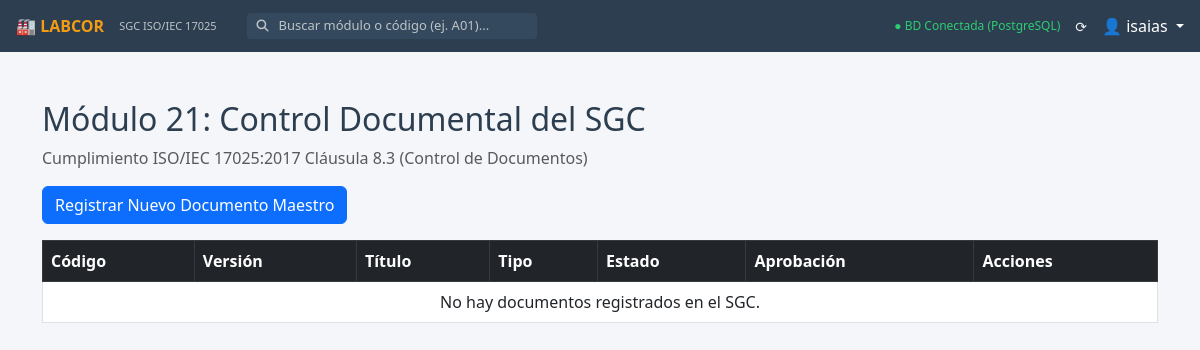
/control-documental/ (signed in), run on an earlier commit of the app's database.
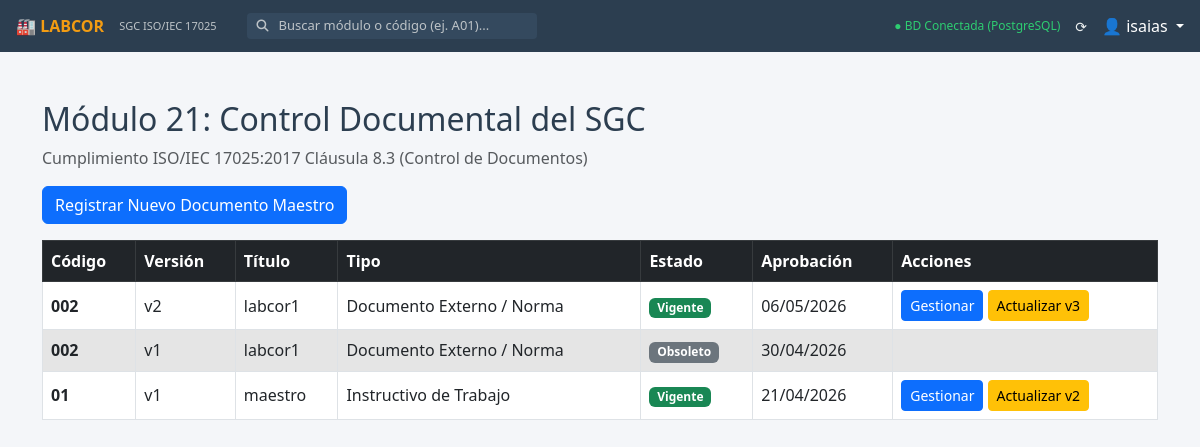
And on a later commit of the database.
### h_m21_control_documental/models.py (models this page shows, shortened)
class DocumentoSGC(models.Model):
    TIPO_CHOICES = [
        ('MANUAL', 'Manual'),
        ('PROCEDIMIENTO', 'Procedimiento'),
        ('INSTRUCTIVO', 'Instructivo de Trabajo'),
        ('FORMATO', 'Formato / Registro'),
        ('POLITICA', 'Política'),
        ('EXTERNO', 'Documento Externo / Norma'),
    ]
    ESTADO_CHOICES = [
        ('BORRADOR', 'Borrador / En Desarrollo'),
        ('REVISION', 'En Revisión'),
        ('APROBADO', 'Aprobado (Pendiente Publicación)'),
        ('VIGENTE', 'Vigente / Publicado'),
        ('OBSOLETO', 'Obsoleto / Retirado'),
    ]
    codigo = models.CharField(max_length=50, verbose_name="Código del Documento")
    titulo = models.CharField(max_length=200, verbose_name="Título del Documento")
    tipo = models.CharField(max_length=30, choices=TIPO_CHOICES, default='PROCEDIMIENTO')
    version = models.IntegerField(default=1, verbose_name="Versión Actual")
    descripcion_cambios = models.TextField(blank=True,
                                           verbose_name="Descripción de Cambios (Justificación de la nueva versión)")
    enlace_archivo = models.URLField(max_length=500, blank=True, verbose_name="Enlace al Archivo (Local o SharePoint)")
    estado = models.CharField(max_length=20, choices=ESTADO_CHOICES, default='BORRADOR')
    elaborado_por = models.ForeignKey(User, on_delete=models.SET_NULL, null=True, related_name='docs_elaborados')
    revisado_por = models.ForeignKey(User, on_delete=models.SET_NULL, null=True, blank=True,
                                     related_name='docs_revisados')
    aprobado_por = models.ForeignKey(User, on_delete=models.SET_NULL, null=True, blank=True,
                                     related_name='docs_aprobados')
    fecha_creacion = models.DateTimeField(auto_now_add=True)
    fecha_aprobacion = models.DateField(null=True, blank=True, verbose_name="Fecha de Aprobación")
    fecha_proxima_revision = models.DateField(null=True, blank=True,
                                              verbose_name="Fecha de Próxima Revisión Programada")
    class Meta:
        verbose_name = "Documento del SGC"
        verbose_name_plural = "Control Documental del SGC"
        unique_together = ('codigo', 'version')

### h_m21_control_documental/views.py (the view)
# urls.py: path('', views.dashboard, name='a00_dashboard'),
@login_required
def dashboard(request):
    documentos = DocumentoSGC.objects.all().order_by('codigo', '-version')
    return render(request, 'h_m21_control_documental/dashboard.html', {'documentos': documentos})

### h_m21_control_documental/templates/h_m21_control_documental/dashboard.html (shortened to what this page needs)
{% extends 'base.html' %}
{% block content %}
<div class="container mt-4">
    <h2>Módulo 21: Control Documental del SGC</h2>
    <p class="text-muted">Cumplimiento ISO/IEC 17025:2017 Cláusula 8.3 (Control de Documentos)</p>
    <a href="{% url 'm21_nuevo' %}" class="btn btn-primary mb-3">Registrar Nuevo Documento Maestro</a>
    <table class="table table-bordered table-hover align-middle">
        <thead class="table-dark">
            <tr>
                <th>Código</th>
                <th>Versión</th>
                <th>Título</th>
                <th>Tipo</th>
                <th>Estado</th>
                <th>Aprobación</th>
                <th>Acciones</th>
            </tr>
        </thead>
        <tbody>
            {% for doc in documentos %}
            <tr class="{% if doc.estado == 'OBSOLETO' %}table-active text-muted{% endif %}">
                <td><strong>{{ doc.codigo }}</strong></td>
                <td>v{{ doc.version }}</td>
                <td>
                    {% if doc.enlace_archivo %}
                        <a href="{{ doc.enlace_archivo }}" target="_blank" class="text-decoration-none fw-bold">{{ doc.titulo }}</a>
                    {% else %}
                        {{ doc.titulo }}
                    {% endif %}
                </td>
                <td>{{ doc.get_tipo_display }}</td>
                <td>
                    {% if doc.estado == 'VIGENTE' %}<span class="badge bg-success">Vigente</span>
                    {% elif doc.estado == 'OBSOLETO' %}<span class="badge bg-secondary">Obsoleto</span>
                    {% elif doc.estado == 'APROBADO' %}<span class="badge bg-info text-dark">Aprobado</span>
                    {% else %}<span class="badge bg-warning text-dark">{{ doc.get_estado_display }}</span>{% endif %}
                </td>
                <td>{{ doc.fecha_aprobacion|date:"d/m/Y"|default:"Pendiente" }}</td>
                <td>
                    {% if doc.estado != 'OBSOLETO' %}
                        <a href="{% url 'm21_editar' doc.pk %}" class="btn btn-sm btn-primary">Gestionar</a>
                    {% endif %}
                    {% if doc.estado == 'VIGENTE' %}
                        <a href="{% url 'm21_nueva_version' doc.pk %}" class="btn btn-sm btn-warning" onclick="return confirm('¿Seguro que deseas iniciar una nueva versión? Esto dejará la actual como OBSOLETA.');">Actualizar v{{ doc.version|add:"1" }}</a>
                    {% endif %}
                </td>
            </tr>
            {% empty %}
            <tr><td colspan="7" class="text-center">No hay documentos registrados en el SGC.</td></tr>
            {% endfor %}
        </tbody>
    </table>
</div>
{% endblock %}

### templates/base.html (shortened to what this page needs)
{% load static %}
<!DOCTYPE html>
<html lang="es">
<head>
    <link href="https://cdn.jsdelivr.net/npm/bootstrap@5.3.0/dist/css/bootstrap.min.css" rel="stylesheet">
    <link rel="stylesheet" href="https://cdnjs.cloudflare.com/ajax/libs/font-awesome/6.4.0/css/all.min.css">
</head>
<body>
    <div class="topbar">
        <a href="{% url 'inicio' %}" class="topbar-brand">🏭 LABCOR</a>
        <span class="topbar-subtitle">SGC ISO/IEC 17025</span>
        <div class="search-container d-none d-md-flex">
            <i class="fas fa-search" style="color: #bdc3c7; font-size: 12px;"></i>
            <input type="text" id="searchInput" class="search-input" placeholder="Buscar módulo o código (ej. A01)...">
        </div>
        <div class="ms-auto d-flex align-items-center">
            <span style="font-size: 12px; color: #2ecc71; margin-right: 15px;">
                ● BD Conectada (PostgreSQL)
            </span>
            <span style="font-size: 14px; margin-right: 15px; cursor: pointer;">
                ⟳
            </span>
            <div class="dropdown">
                <a href="#" class="text-decoration-none text-white dropdown-toggle" data-bs-toggle="dropdown">
                    👤 {{ user.username|default:"Admin" }}
                </a>
            </div>
        </div>
    </div>
    <main class="main-content">
        {% block content %}
        {% endblock %}
    </main>
</body>
</html>

### templates/base.html (style rules this page uses)
:root { --bg-main: #f4f6f9; --bg-topbar: #2c3e50; --card-bg: #ffffff; --card-border: #dee2e6; --card-hover: #ebf5fb; --text-main: #2c3e50; }
body { background-color: var(--bg-main); color: var(--text-main); font-family: 'Segoe UI', system-ui, sans-serif; overflow-x: hidden; margin: 0; }
.topbar { background-color: var(--bg-topbar); height: 52px; position: fixed; top: 0; width: 100%; z-index: 1050; display: flex; align-items: center; padding: 0 16px; color: #ecf0f1; }
.topbar-brand { font-size: 16px; font-weight: bold; color: #f39c12; margin-right: 15px; text-decoration: none; }
.topbar-subtitle { font-size: 11px; color: #bdc3c7; margin-right: 30px; }
.search-container { display: flex; align-items: center; background-color: #34495e; border-radius: 4px; padding: 2px 10px; }
.search-input { background: transparent; border: none; color: white; outline: none; margin-left: 8px; width: 250px; font-size: 13px; }
.search-input::placeholder { color: #bdc3c7; }
.main-content { margin-left: 0; margin-top: 52px; padding: 24px; min-height: calc(100vh - 52px); }

What changed in the data, as far as the page shows it:
added DocumentoSGC: codigo "002", version "2", titulo "labcor1", tipo "Documento Externo / Norma", estado "Vigente", fecha_aprobacion "06/05/2026", version|add "3"
added DocumentoSGC: codigo "002", version "1", titulo "labcor1", tipo "Documento Externo / Norma", estado "Obsoleto", fecha_aprobacion "30/04/2026"
added DocumentoSGC: codigo "01", version "1", titulo "maestro", tipo "Instructivo de Trabajo", estado "Vigente", fecha_aprobacion "21/04/2026", version|add "2"
Also different on the page:
text no longer shown: "No hay documentos registrados en el SGC."
